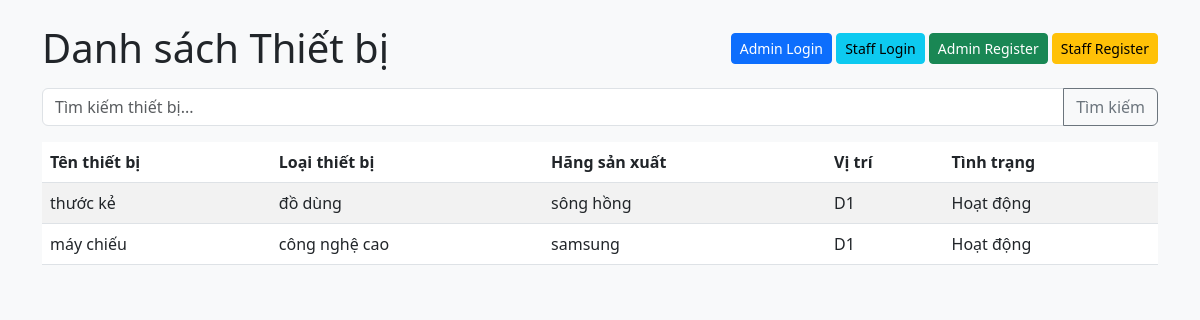
Before: / with the older database file.
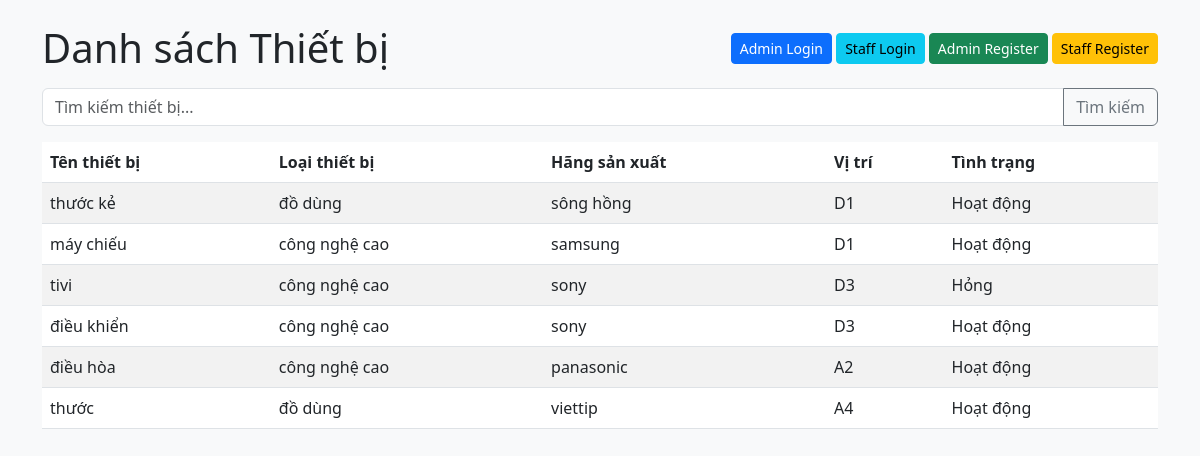
After: the same page with the newer database file.
### tables this page shows
CREATE TABLE devices (
            id INTEGER PRIMARY KEY AUTOINCREMENT,
            device_name TEXT,
            device_type TEXT,
            brand TEXT,
            location TEXT,
            status TEXT
        );

### app.py (the view)
@app.route('/')
def index():
    return device_controller.list_devices()

### app.py (called while the page is built)
@app.teardown_appcontext
def close_connection(exception):
    device_model.close_db_connection()

### controllers/device_controller.py (called while the page is built)
    def list_devices(self): # Giữ nguyên, admin xem full list
        devices = self.model.get_all_devices()
        return render_template("list_devices.html", devices=devices)

### models/device.py (called while the page is built)
    def get_db_connection(self):
        db = getattr(g, '_database', None)
        if db is None:
            db = g._database = sqlite3.connect(DATABASE_NAME)
            db.row_factory = sqlite3.Row
        return db

    def close_db_connection(self):
        db = getattr(g, '_database', None)
        if db is not None:
            db.close()
            g._database = None

    def get_all_devices(self):
        conn = self.get_db_connection()
        cursor = conn.cursor()
        devices = cursor.execute("""
            SELECT * FROM devices
        """).fetchall()
        return devices

### templates/list_devices.html (shortened to what this page needs)
{% extends 'base.html' %}
{% block page_heading %}Danh sách Thiết bị{% endblock %}
{% block content %}
    <form action="{{ url_for('search') }}" method="post" class="mb-3">
        <div class="input-group">
            <input type="text" class="form-control" placeholder="Tìm kiếm thiết bị..." name="keyword" value="{{ search_keyword if search_keyword }}">
            <button class="btn btn-outline-secondary" type="submit">Tìm kiếm</button>
        </div>
    </form>
    <table class="table table-striped">
        <thead>
            <tr>
                <th>Tên thiết bị</th>
                <th>Loại thiết bị</th>
                <th>Hãng sản xuất</th>
                <th>Vị trí</th>
                <th>Tình trạng</th>
            </tr>
        </thead>
        <tbody>
            {% for device in devices %}
            <tr>
                <td>{{ device['device_name'] }}</td>
                <td>{{ device['device_type'] }}</td>
                <td>{{ device['brand'] }}</td>
                <td>{{ device['location'] }}</td>
                <td>{{ device['status'] }}</td>
            </tr>
            {% else %}
            <tr>
                <td colspan="{% if session.get('user_role') == 'admin' %}6{% else %}5{% endif %}">Không có thiết bị nào.</td>
            </tr>
            {% endfor %}
        </tbody>
    </table>
{% endblock %}

### templates/base.html (shortened to what this page needs)
<!DOCTYPE html>
<html lang="vi">
<head>
    <link href="https://cdn.jsdelivr.net/npm/bootstrap@5.3.0/dist/css/bootstrap.min.css" rel="stylesheet">
</head>
<body class="bg-light">
    <div class="container py-4">
        <div class="d-flex justify-content-between align-items-center mb-3">
            <h1 class="mb-0">{% block page_heading %}Quản lý Thiết bị Trường học{% endblock %}</h1>
            <div>
                {% if session.get('user_role') %}
                    {% if session['user_role'] == 'admin' %}
                        <a href="{{ url_for('admin_logout') }}" class="btn btn-secondary btn-sm">Đăng xuất Admin</a>
                    {% elif session['user_role'] == 'staff' %}
                        <a href="{{ url_for('staff_logout') }}" class="btn btn-secondary btn-sm">Đăng xuất Staff</a>
                    {% endif %}
                {% else %}
                    <a href="{{ url_for('admin_login') }}" class="btn btn-primary btn-sm">Admin Login</a>
                    <a href="{{ url_for('staff_login') }}" class="btn btn-info btn-sm">Staff Login</a>
                    <a href="{{ url_for('register_admin_route') }}" class="btn btn-success btn-sm">Admin Register</a>
                    <a href="{{ url_for('register_staff_route') }}" class="btn btn-warning btn-sm">Staff Register</a>
                {% endif %}
            </div>
        </div>
        {% block content %}{% endblock %}
    </div>
</body>
</html>

Changed rows visible on the page:
added devices: device_name "tivi", device_type "công nghệ cao", brand "sony", location "D3", status "Hỏng"
added devices: device_name "điều khiển", device_type "công nghệ cao", brand "sony", location "D3", status "Hoạt động"
added devices: device_name "điều hòa", device_type "công nghệ cao", brand "panasonic", location "A2", status "Hoạt động"
added devices: device_name "thước", device_type "đồ dùng", brand "viettip", location "A4", status "Hoạt động"
